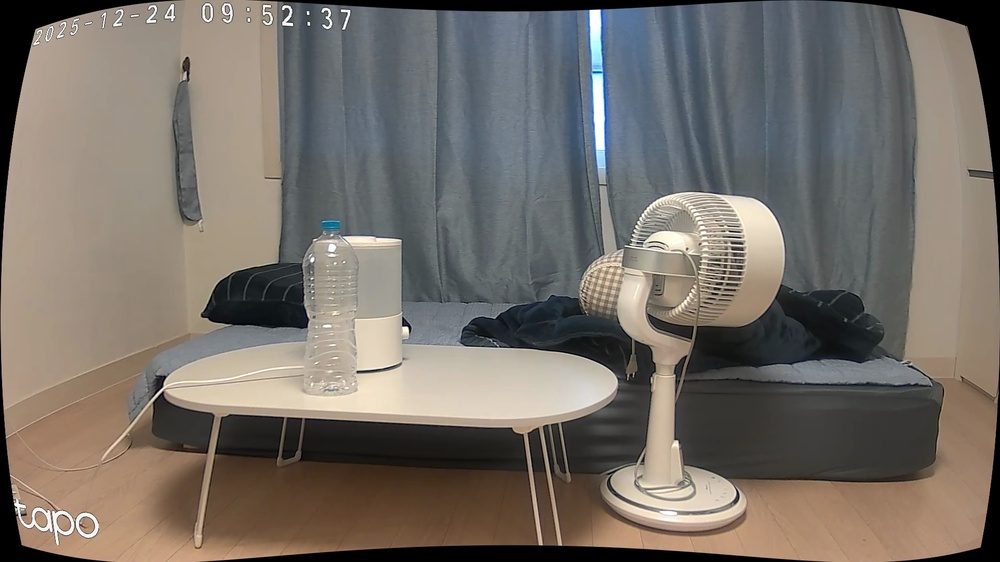
#> input picture captured_frame_20251224_095246.jpg, 1000 x 562 px, shrunk from 1920 x 1080 before the run
$ python test_undistort_effect.py --image ../captured_frame_20251224_095246.jpg
#> lines starting #> are read from the running program, lines starting #| are printed output that depends on the picture
"""
테스트 3: undistort 유무에 따른 호모그래피 오차 비교

왜곡 보정이 호모그래피 정확도에 미치는 영향을 측정합니다.
"""

import json
import numpy as np
import cv2
import pickle
from pathlib import Path


def calculate_reprojection_error(H, src_points, dst_points):
    """재투영 오차 계산"""
    # homogeneous 좌표로 변환
    src_h = np.hstack([src_points, np.ones((len(src_points), 1))])

    # 변환
    transformed_h = (H @ src_h.T).T
    transformed = transformed_h[:, :2] / transformed_h[:, 2:3]

    # 오차 계산
    errors = np.linalg.norm(transformed - dst_points, axis=1)

    return {
        'mean': float(np.mean(errors)),
        'max': float(np.max(errors)),
        'std': float(np.std(errors)),
        'median': float(np.median(errors)),
        'errors': errors.tolist()
    }


def test_undistort_effect(image_path, calibration_path, homography_json_path):
    """
    undistort 유무에 따른 호모그래피 정확도 비교

    Args:
        image_path: 원본 이미지 경로
        calibration_path: 캘리브레이션 파일 경로
        homography_json_path: 호모그래피 JSON 파일 경로
    """
#> called with image_path = '../captured_frame_20251224_095246.jpg'
    # 이미지 로드
    img = cv2.imread(image_path)
#> img is the input picture: shape (562, 1000, 3); mean B, G, R 104.1, 111.1, 117.6
    if img is None:
        print(f"오류: 이미지를 읽을 수 없음: {image_path}")
        return

    h, w = img.shape[:2]
#> h = 562; w = 1000
    print(f"원본 이미지: {image_path}")
    print(f"해상도: {w}x{h}")
#| 해상도: 1000x562
    print()

    # 캘리브레이션 로드
    if not Path(calibration_path).exists():
        print(f"오류: 캘리브레이션 파일 없음: {calibration_path}")
        return

    with open(calibration_path, 'rb') as f:
#> (reads camera_calibration/output/calibration_data.pkl from the repository)
        calib_data = pickle.load(f)

    camera_matrix = calib_data['camera_matrix']
    dist_coeffs = calib_data['dist_coeffs']

    print(f"캘리브레이션: {calibration_path}")
    print(f"카메라 매트릭스:\n{camera_matrix}")
    print(f"왜곡 계수: {dist_coeffs.ravel()}")
    print()

    # 왜곡 보정 적용
    new_camera_matrix, roi = cv2.getOptimalNewCameraMatrix(
        camera_matrix, dist_coeffs, (w, h), 1, (w, h)
    )
#> roi = (58, 49, 940, 509)
    img_undistorted = cv2.undistort(img, camera_matrix, dist_coeffs, None, new_camera_matrix)
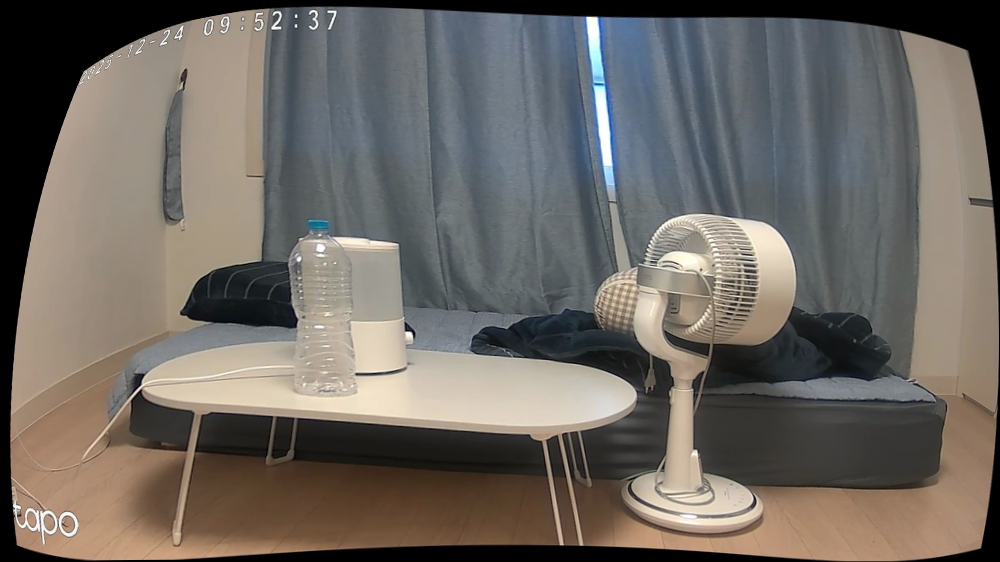
#> img_undistorted: shape (562, 1000, 3); mean B, G, R 98.3, 104.1, 109.5

    print(f"왜곡 보정 완료: {w}x{h}")
#| 왜곡 보정 완료: 1000x562
    print()

    # 호모그래피 데이터 로드
#> (the run stopped early here; a loop or call above may not have finished)
